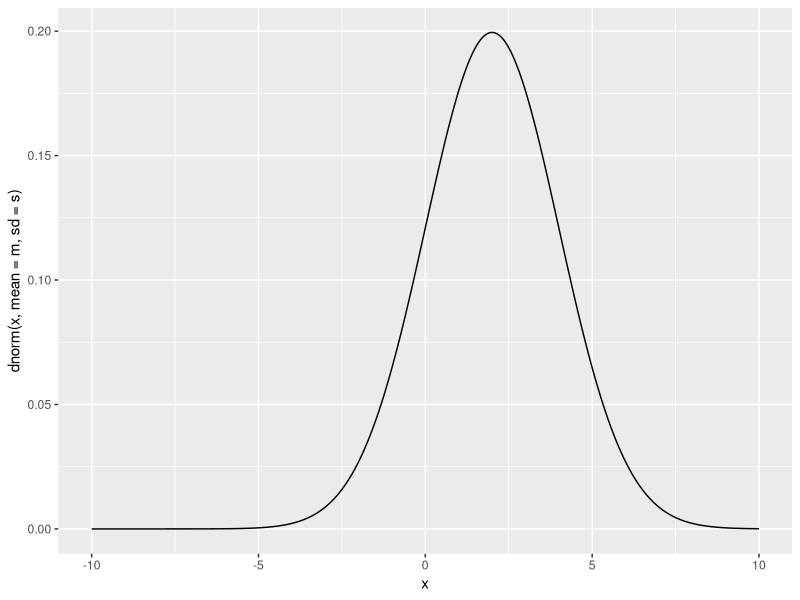

This figure's R source:
#######################
# Normal distribution #
#######################

library(ggplot2)
m = 2
s = 2
x = seq(-10, 10, 0.01)
x
qplot(x = x, y = dnorm(x, mean = m, sd = s), geom = "line") 

?rnorm # random normal values
rnorm(5, mean = 3, sd = 1/10)

pnorm # probabilities P( Normal(mean, sd) <= x )
# P( N(mean = 3, sd = 2) <= 3) 
pnorm(6, mean = 3, sd= 2 )
# P( N( mean = 3, sd = 2) > 3)
pnorm(6, mean = 3, sd= 2, lower.tail = FALSE)



# P( N ( mean = 10, sd = 3) <= 5)
pnorm(5, mean = 10, sd = 3)

# P( N( mean = 5, sd =3) > 4)
pnorm(4, mean = 5, sd = 2, lower.tail = FALSE)
1-pnorm(4, mean = 5, sd = 2)


# quantiles: given q, find x such that P( Normal(mean, sd) < = x) = q
qnorm(0.95, mean = 3, sd = 2)

# normal density: 
# we're not going to use this often... 
# it's what we integrate to find probabilities
dnorm 

# Tophat exercise
# IQ is known to be distributed as Normal(mean = 100, sd = 16).  

# What is the probability that a 
# randomly selected person has an IQ of less than 70?
# P( N < 3) = P(N <= 3)
pnorm(70, mean = 100, sd = 16)*100

# What is the probability that a 
# randomly selected person has an IQ greater than 110?
1-pnorm(110, mean = 100, sd = 16)
pnorm(110, mean = 100, sd = 16, lower.tail = FALSE)

# What is the probability that a 
# randomly selected person has an 
# IQ between 80 and 120?
pnorm(120, mean = 100, sd = 16)-pnorm(80, mean = 100, sd = 16)


# Mensa is a society for "intelligent people"  
# To qualify for Mensa
# ,one needs to be in at least the 
# upper 2% of the population in IQ score.  
# What is the score needed to qualify for Mensa? 
qnorm(0.98, mean = 100, sd = 16)

# Tophat exercise
# Heights of 10 year olds, regardless of gender, closely 
# follow a normal distribution with 
# mean 55 inches and standard deviation 6 inches.

# What is the probability that a 
# randomly chosen 10 year old is shorter than 48 inches?
pnorm(48, mean = 55, sd = 6)

# What is the probability 
# that a randomly chosen 10 year old 
# is between 60 and 65 inches?
pnorm(65, mean = 55, sd = 6) - pnorm(60, mean = 55, sd = 6)

# If the tallest 10% of the class is considered "very tall"
# what is the height cutoff for "very tall"?
qnorm(0.9, mean = 55, sd = 6)

# The height requirement 
# for Batman the Ride at 
# Six Flags Magic Mountain is 54 inches.
# What percent of 10 year olds cannot go on this ride?
pnorm(54, mean = 55, sd = 6)


############
# Binomial #
############

# Binomial(n, p)
# Number of successes in n independent trials
# each trial has probability of success p

# Suppose you roll a die 4 times

# Number of sixes ~ Binomial(4, 1/6)
rbinom # random binomial numbers
pbinom # P(Bin <= k)
qbinom # binomial quantiles
dbinom # P(Bin = k)
?dbinom

# What is the probability that you get exactly 3 sixes?
dbinom(3, size = 5, prob = 1/6)

# What is the probability that you get at least 1 six?
1-dbinom(0, size = 5, prob = 1/6)

# lower.tail = FALSE: P(Bin > k)
# Want: P(Bin >= 1) = P(Bin > 0)
pbinom(0, size = 4, prob = 1/6, lower.tail = FALSE)
1-pbinom(0, size = 4, prob = 1/6)

# Game:
# Flip a coin 4 times
# If the coin shows heads exactly twice, you lose $40
# Otherwise, you win $40
# Would you play?

# Number of heads ~ Binomial(size = 4, prob = 1/2)

# Pr(losing)
dbinom(2, size = 4, prob = 1/2)

# Pr(winning)
1-dbinom(2, size = 4, prob = 1/2)


# A multiple choice exam has 20 questions
# Each question has 3 different answers. Only one is correct.
# You guess the answers at random

# Number of right questions ~ Binomial(size = 20, prob = 1/3)
# What is the probability that you get at least half of them right?
# P(Bin <= k)

# P(Bin >= 10) = 1 - P(Bin < 9)
1-pbinom(9 , size = 20, prob = 1/3)

# A small business is required to test their 72 employees
# for a disease after being exposed to some agent
# The probability that the test gives a false positive is 0.01
# Suppose that all the employees are healthy
# What is the probability that there is at least one false positive?

# Number of false positives ~ Binomial(72, 0.01)

# P(Bin >= 1)
1-pbinom(0, size = 72, prob = 0.01)

###########
# Poisson #
###########

# Model for counts
# Can be equal to 0, 1, 2, ...

# Poisson(lambda)
# lambda is the expected value / long-run mean

# Tophat
# The number of faulty cell phones produced 
# in a factory approximately follows 
# a Poisson distribution with an average of
# 2 faulty phones per day

# dpois: P(Pois = k)
# ppois: P(Pois <= k)
# qpois: quantiles
# rpois: random poisson numbers

# What is the probability that no 
# faulty phones will be produced tomorrow?
ppois(0, lambda = 2)

# Number of defective phones per day ~ Poisson(lambda = 2)
dpois(0, lambda = 2)

# What is the probability that 3 or more faulty
# phones will be produced tomorrow?
# Pr(Poi >= 3) = 1 - Pr(Poi <= 2)
1-ppois(2, lambda = 2)


# A website manager has noticed that
# during the evening hours, about 3 people per 
# minute check out from their shopping cart
# and make an online purchase.
# Use the Poisson model to answer the following
# questions

# Number of purchases in 1 minute ~ Poisson(3)

# What is the probability that in any given minute
# at least one purchase is made?
# P(Poi >= 1)
1-ppois(0, lambda = 3)

# What is the probability that no one 
# makes a purchase in the next 2 minutes?

# Number of purchases in 2 minutes ~ Poisson(6)
dpois(0, lambda = 6)*100
ppois(0, lambda = 6)

# What is the probability that, in the next
# 5 minutes, at least one purchase is 
# made in every minute?
# prob that in any given min, purchase
prob = 1-ppois(0, lambda = 3) 
# Number of minutes with a purchase ~ Bin(5, prob)
dbinom(5, size = 5, prob = prob)
